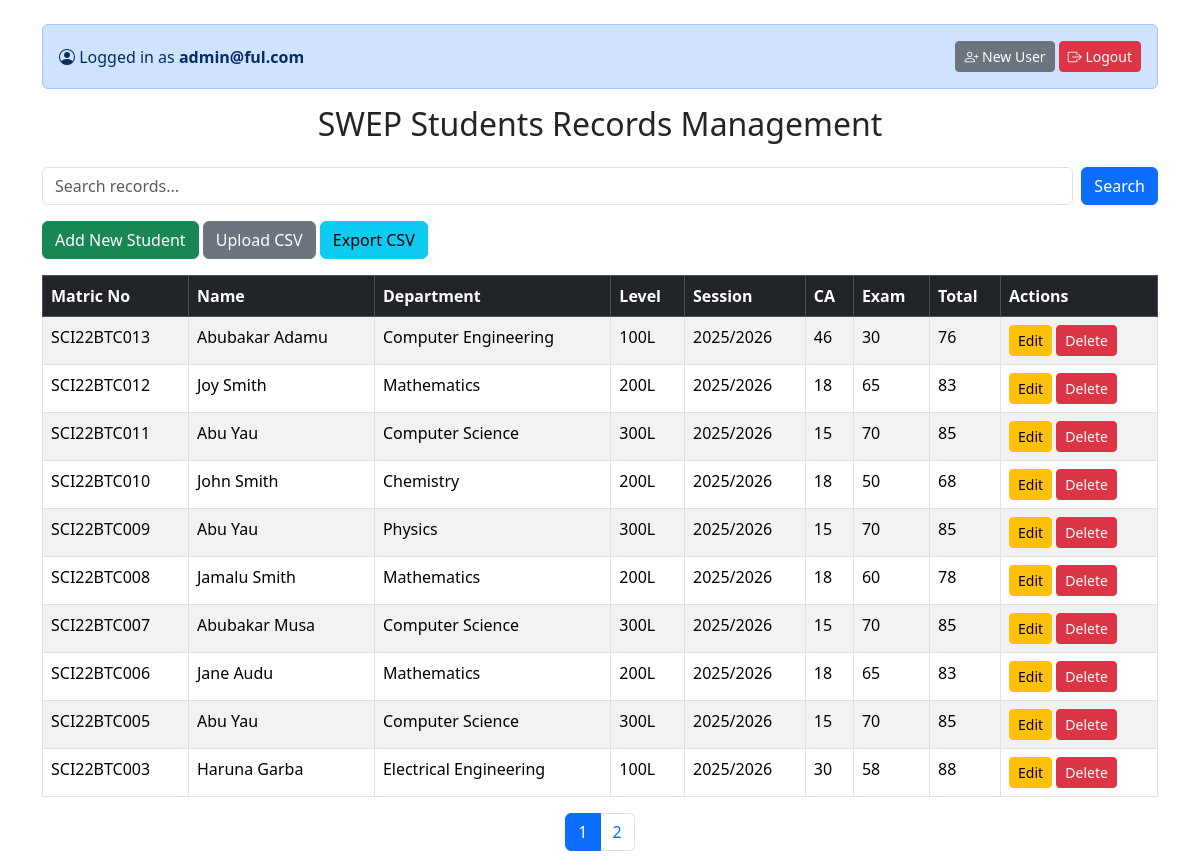
The app's page /index.php (signed in) with its own data.
### tables this page shows
CREATE TABLE `students` (
  `id` int(11) NOT NULL,
  `matric_no` varchar(50) NOT NULL,
  `name` varchar(100) NOT NULL,
  `department` varchar(100) NOT NULL,
  `level` varchar(10) NOT NULL,
  `session` varchar(20) NOT NULL,
  `CA` int(11) DEFAULT 0,
  `exam` int(11) DEFAULT 0,
  `total` int(11) GENERATED ALWAYS AS (`CA` + `exam`) STORED
);

### public/index.php (the view, shortened to what this page needs)
<?php
include '../config/db.php';
include '../includes/header.php';
$search = $_GET['search'] ?? '';
$per_page = 10;
$page = $_GET['page'] ?? 1;
$start = ($page - 1) * $per_page;
$total_sql = "SELECT COUNT(*) FROM students WHERE
        matric_no LIKE '%$search%' OR
        name LIKE '%$search%' OR
        department LIKE '%$search%' OR
        level LIKE '%$search%' OR
        session LIKE '%$search%'";
$total_result = mysqli_query($conn, $total_sql);
$total_row = mysqli_fetch_row($total_result);
$total_records = $total_row[0];
$total_pages = ceil($total_records / $per_page);
$sql = "SELECT * FROM students WHERE
        matric_no LIKE '%$search%' OR
        name LIKE '%$search%' OR
        department LIKE '%$search%' OR
        level LIKE '%$search%' OR
        session LIKE '%$search%'
        ORDER BY id DESC
        LIMIT $start, $per_page";
$result = mysqli_query($conn, $sql);
?>
<form class="d-flex mb-3" method="GET">
    <input class="form-control me-2" type="search" name="search" placeholder="Search records..." value="<?= htmlspecialchars($search) ?>">
    <button class="btn btn-primary" type="submit">Search</button>
</form>
<a href="add.php" class="btn btn-success mb-3">Add New Student</a>
<a href="upload.php" class="btn btn-secondary mb-3">Upload CSV</a>
<a href="export.php" class="btn btn-info mb-3">Export CSV</a>
<table class="table table-bordered table-striped">
    <thead class="table-dark">
        <tr>
            <th>Matric No</th>
            <th>Name</th>
            <th>Department</th>
            <th>Level</th>
            <th>Session</th>
            <th>CA</th>
            <th>Exam</th>
            <th>Total</th>
            <th>Actions</th>
        </tr>
    </thead>
    <tbody>
    <?php if (mysqli_num_rows($result) > 0): ?>
        <?php while($row = mysqli_fetch_assoc($result)): ?>
        <tr>
            <td><?= htmlspecialchars($row['matric_no']) ?></td>
            <td><?= htmlspecialchars($row['name']) ?></td>
            <td><?= htmlspecialchars($row['department']) ?></td>
            <td><?= htmlspecialchars($row['level']) ?></td>
            <td><?= htmlspecialchars($row['session']) ?></td>
            <td><?= $row['CA'] ?></td>
            <td><?= $row['exam'] ?></td>
            <td><?= $row['total'] ?></td>
            <td>
                <a href="edit.php?id=<?= $row['id'] ?>" class="btn btn-sm btn-warning">Edit</a>
                <a href="delete.php?id=<?= $row['id'] ?>" class="btn btn-sm btn-danger" onclick="return confirm('Delete this student?')">Delete</a>
            </td>
        </tr>
        <?php endwhile; ?>
    <?php else: ?>
        <tr><td colspan="9" class="text-center">No records found</td></tr>
    <?php endif; ?>
    </tbody>
</table>
<nav>
  <ul class="pagination justify-content-center">
    <?php for ($i = 1; $i <= $total_pages; $i++): ?>
      <li class="page-item <?= ($i == $page) ? 'active' : '' ?>">
        <a class="page-link" href="?page=<?= $i ?>&search=<?= urlencode($search) ?>"><?= $i ?></a>
      </li>
    <?php endfor; ?>
  </ul>
</nav>
<?php include '../includes/footer.php'; ?>

### includes/header.php (shortened to what this page needs)
<!DOCTYPE html>
<html lang="en">
<head>
    <link href="https://cdn.jsdelivr.net/npm/bootstrap@5.3.3/dist/css/bootstrap.min.css" rel="stylesheet">
    <link rel="stylesheet" href="https://cdn.jsdelivr.net/npm/bootstrap-icons@1.11.3/font/bootstrap-icons.css">
</head>
<body>
<div class="container mt-4">
    <?php if (isset($_SESSION['admin_username'])): ?>
    <div class="alert alert-primary d-flex justify-content-between align-items-center mb-3">
        <div>
            <i class="bi bi-person-circle"></i>
            Logged in as <strong><?= htmlspecialchars($_SESSION['admin_username']) ?></strong>
        </div>
        <div>
        <a href="register.php" class="btn btn-sm btn-secondary">
            <i class="bi bi-person-plus"></i> New User
        </a>
        <a href="logout.php" class="btn btn-sm btn-danger">
            <i class="bi bi-box-arrow-right"></i> Logout
        </a>
        </div>
    </div>
    <?php endif; ?>
<h2 class="text-center mb-4">SWEP Students Records Management</h2>

### includes/footer.php (shortened to what this page needs)
</div>
</body>
</html>

### records on screen
students: matric_no "SCI22BTC013", name "Abubakar Adamu", department "Computer Engineering", level "100L", session "2025/2026", CA "46", exam "30", total "76"
students: matric_no "SCI22BTC012", name "Joy Smith", department "Mathematics", level "200L", session "2025/2026", CA "18", exam "65", total "83"
students: matric_no "SCI22BTC011", name "Abu Yau", department "Computer Science", level "300L", session "2025/2026", CA "15", exam "70", total "85"
students: matric_no "SCI22BTC010", name "John Smith", department "Chemistry", level "200L", session "2025/2026", CA "18", exam "50", total "68"
students: matric_no "SCI22BTC009", name "Abu Yau", department "Physics", level "300L", session "2025/2026", CA "15", exam "70", total "85"
students: matric_no "SCI22BTC008", name "Jamalu Smith", department "Mathematics", level "200L", session "2025/2026", CA "18", exam "60", total "78"
students: matric_no "SCI22BTC007", name "Abubakar Musa", department "Computer Science", level "300L", session "2025/2026", CA "15", exam "70", total "85"
students: matric_no "SCI22BTC006", name "Jane Audu", department "Mathematics", level "200L", session "2025/2026", CA "18", exam "65", total "83"
students: matric_no "SCI22BTC005", name "Abu Yau", department "Computer Science", level "300L", session "2025/2026", CA "15", exam "70", total "85"
students: matric_no "SCI22BTC003", name "Haruna Garba", department "Electrical Engineering", level "100L", session "2025/2026", CA "30", exam "58", total "88"

### other values on screen
$_SESSION['admin_username'] "admin@ful.com"
